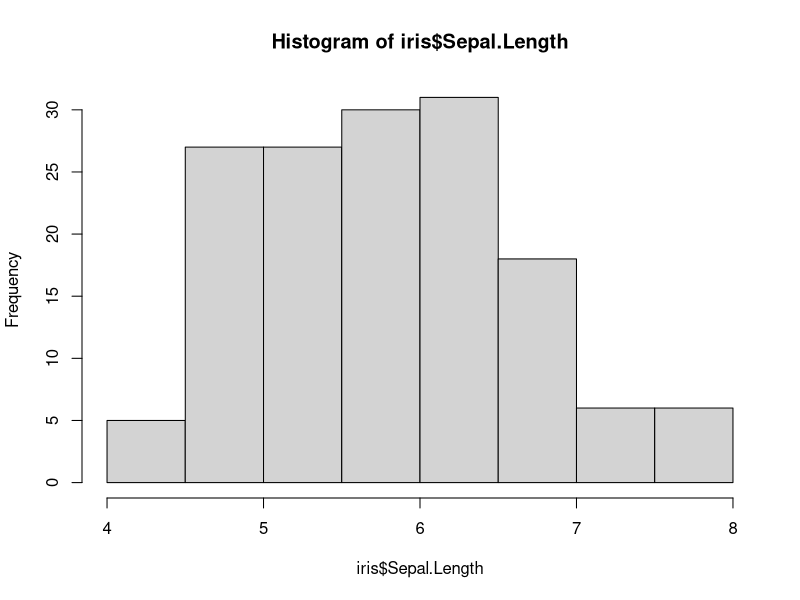
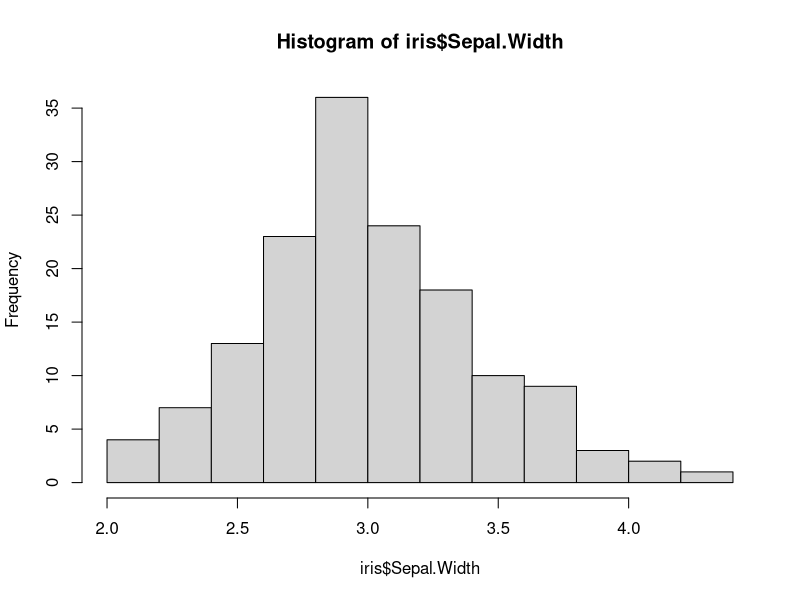
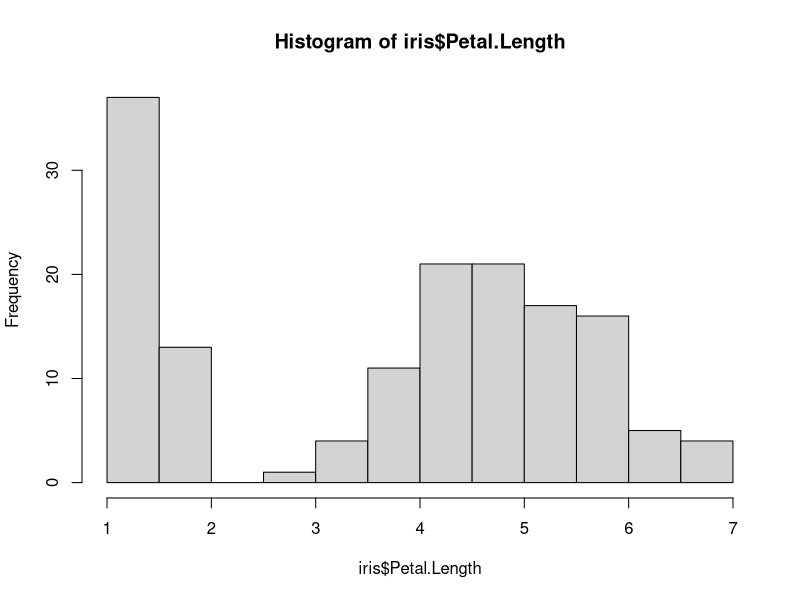
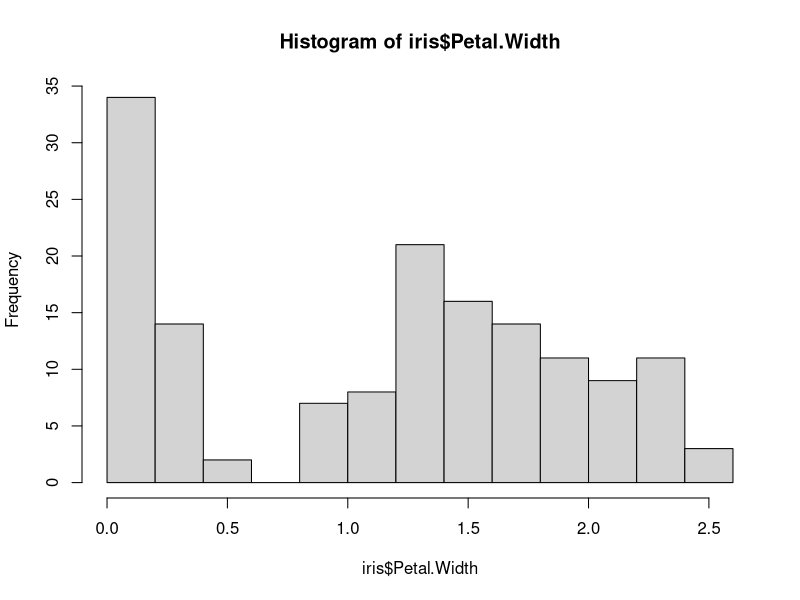
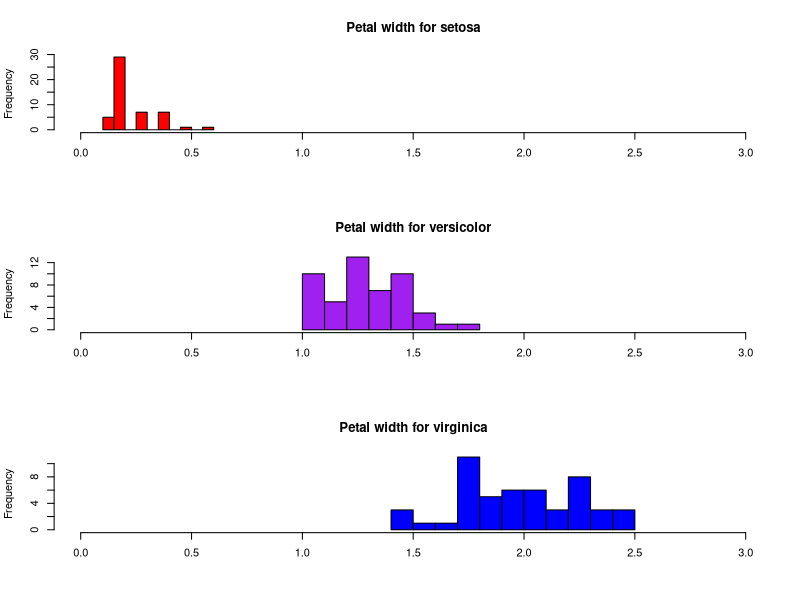

Generate these figures, in order, with R:
library(datasets)

?iris
head(iris)

#syntax
#hist(data,main,xlab,ylab,xlim,ylim,col,border, breaks)

#basic histogram
hist(iris$Sepal.Length)
hist(iris$Sepal.Width)
hist(iris$Petal.Length)
hist(iris$Petal.Width)

#group histogram

#put graphs in 3rows and 1 col
par(mfrow=c(3,1))
hist(iris$Petal.Width [iris$Species=="setosa"],
     xlim = c(0,3),
     breaks = 9,
     main= "Petal width for setosa",
     xlab= "",
     col="red")

hist(iris$Petal.Width [iris$Species=="versicolor"],
     xlim = c(0,3),
     breaks = 9,
     main= "Petal width for versicolor",
     xlab= "",
     col="purple")

hist(iris$Petal.Width [iris$Species=="virginica"],
     xlim = c(0,3),
     breaks = 9,
     main= "Petal width for virginica",
     xlab= "",
     col="blue")

#restore graphic parameter
par(mfrow=c(1,1))

print(mean(iris$Sepal.Length))
detach("package:datasets",unload = TRUE)
dev.off()
cat("\014")#clear console